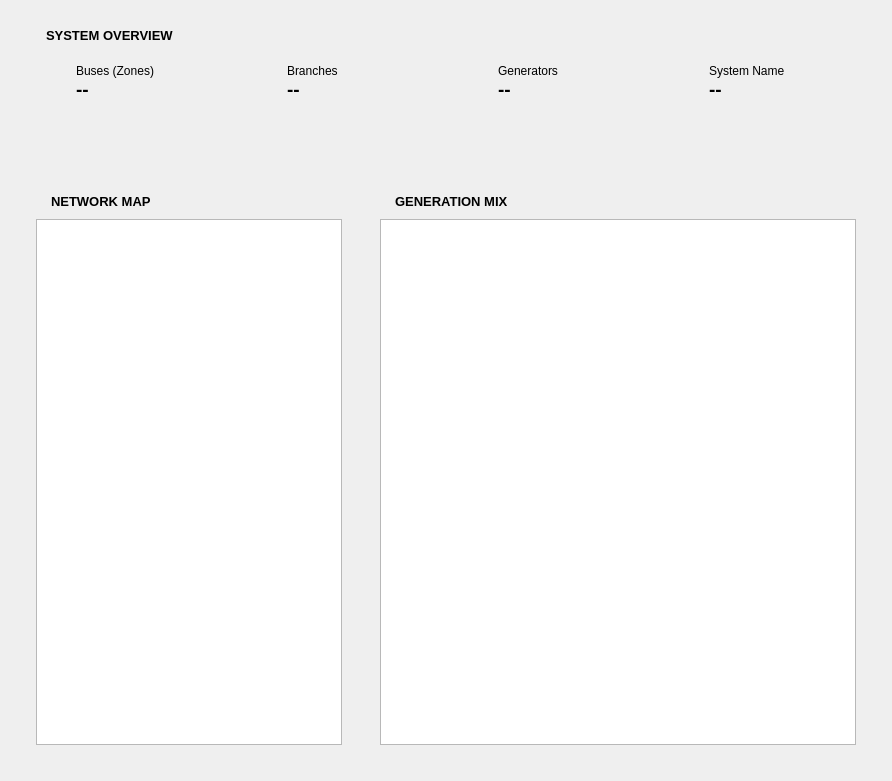
<?xml version="1.0" encoding="UTF-8"?>
<ui version="4.0">
 <class>PowerSystemDataVisualizationPage</class>
 <widget class="QWidget" name="PowerSystemDataVisualizationPage">
  <property name="geometry">
   <rect>
    <x>0</x>
    <y>0</y>
    <width>892</width>
    <height>781</height>
   </rect>
  </property>
  <property name="windowTitle">
   <string>Data Visualization</string>
  </property>
  <layout class="QVBoxLayout" name="verticalLayout">
   <item>
    <widget class="QFrame" name="frame_overview">
     <property name="sizePolicy">
      <sizepolicy hsizetype="Expanding" vsizetype="Maximum">
       <horstretch>0</horstretch>
       <verstretch>0</verstretch>
      </sizepolicy>
     </property>
     <property name="maximumSize">
      <size>
       <width>16777215</width>
       <height>180</height>
      </size>
     </property>
     <property name="frameShape">
      <enum>QFrame::NoFrame</enum>
     </property>
     <property name="frameShadow">
      <enum>QFrame::Raised</enum>
     </property>
     <property name="cardType" stdset="0">
      <string>tile</string>
     </property>
     <layout class="QVBoxLayout" name="verticalLayout_overview">
      <property name="spacing">
       <number>10</number>
      </property>
      <property name="leftMargin">
       <number>20</number>
      </property>
      <property name="topMargin">
       <number>14</number>
      </property>
      <property name="rightMargin">
       <number>20</number>
      </property>
      <property name="bottomMargin">
       <number>14</number>
      </property>
      <item>
       <layout class="QHBoxLayout" name="horizontalLayout_overview_title">
        <property name="spacing">
         <number>8</number>
        </property>
        <item>
         <widget class="QLabel" name="label_overview_icon">
          <property name="maximumSize">
           <size>
            <width>22</width>
            <height>22</height>
           </size>
          </property>
          <property name="text">
           <string/>
          </property>
          <property name="pixmap">
           <pixmap resource="../../../resources.qrc">:/icon/images/icons/cil-view-module.png</pixmap>
          </property>
          <property name="scaledContents">
           <bool>true</bool>
          </property>
         </widget>
        </item>
        <item>
         <widget class="QLabel" name="label_overview_title">
          <property name="font">
           <font>
            <family>Segoe UI</family>
            <pointsize>10</pointsize>
            <weight>75</weight>
            <bold>true</bold>
           </font>
          </property>
          <property name="text">
           <string>SYSTEM OVERVIEW</string>
          </property>
          <property name="textRole" stdset="0">
           <string>section</string>
          </property>
         </widget>
        </item>
        <item>
         <spacer name="horizontalSpacer_overview_title">
          <property name="orientation">
           <enum>Qt::Horizontal</enum>
          </property>
          <property name="sizeType">
           <enum>QSizePolicy::Expanding</enum>
          </property>
          <property name="sizeHint" stdset="0">
           <size>
            <width>40</width>
            <height>20</height>
           </size>
          </property>
         </spacer>
        </item>
       </layout>
      </item>
      <item>
       <layout class="QHBoxLayout" name="horizontalLayout_stats">
        <property name="spacing">
         <number>14</number>
        </property>
        <item>
         <widget class="QFrame" name="frame_tile_bus">
          <property name="frameShape">
           <enum>QFrame::NoFrame</enum>
          </property>
          <property name="frameShadow">
           <enum>QFrame::Raised</enum>
          </property>
          <property name="cardType" stdset="0">
           <string>tile</string>
          </property>
          <layout class="QHBoxLayout" name="horizontalLayout_tile_bus">
           <property name="spacing">
            <number>10</number>
           </property>
           <item>
            <widget class="QLabel" name="label_bus_icon">
             <property name="maximumSize">
              <size>
               <width>26</width>
               <height>26</height>
              </size>
             </property>
             <property name="text">
              <string/>
             </property>
             <property name="pixmap">
              <pixmap resource="../../../resources.qrc">:/icon/images/icons/cil-location-pin.png</pixmap>
             </property>
             <property name="scaledContents">
              <bool>true</bool>
             </property>
            </widget>
           </item>
           <item>
            <layout class="QVBoxLayout" name="verticalLayout_tile_bus">
             <property name="spacing">
              <number>0</number>
             </property>
             <item>
              <widget class="QLabel" name="label_bus_title">
               <property name="font">
                <font>
                 <family>Segoe UI</family>
                 <pointsize>9</pointsize>
                </font>
               </property>
               <property name="text">
                <string>Buses (Zones)</string>
               </property>
               <property name="textRole" stdset="0">
                <string>caption</string>
               </property>
              </widget>
             </item>
             <item>
              <widget class="QLabel" name="bus_label">
               <property name="font">
                <font>
                 <family>Segoe UI</family>
                 <pointsize>14</pointsize>
                 <weight>75</weight>
                 <bold>true</bold>
                </font>
               </property>
               <property name="text">
                <string>--</string>
               </property>
               <property name="textRole" stdset="0">
                <string>section</string>
               </property>
              </widget>
             </item>
            </layout>
           </item>
          </layout>
         </widget>
        </item>
        <item>
         <widget class="QFrame" name="frame_tile_line">
          <property name="frameShape">
           <enum>QFrame::NoFrame</enum>
          </property>
          <property name="frameShadow">
           <enum>QFrame::Raised</enum>
          </property>
          <property name="cardType" stdset="0">
           <string>tile</string>
          </property>
          <layout class="QHBoxLayout" name="horizontalLayout_tile_line">
           <property name="spacing">
            <number>10</number>
           </property>
           <item>
            <widget class="QLabel" name="label_line_icon">
             <property name="maximumSize">
              <size>
               <width>26</width>
               <height>26</height>
              </size>
             </property>
             <property name="text">
              <string/>
             </property>
             <property name="pixmap">
              <pixmap resource="../../../resources.qrc">:/icon/images/icons/cil-layers.png</pixmap>
             </property>
             <property name="scaledContents">
              <bool>true</bool>
             </property>
            </widget>
           </item>
           <item>
            <layout class="QVBoxLayout" name="verticalLayout_tile_line">
             <property name="spacing">
              <number>0</number>
             </property>
             <item>
              <widget class="QLabel" name="label_line_title">
               <property name="font">
                <font>
                 <family>Segoe UI</family>
                 <pointsize>9</pointsize>
                </font>
               </property>
               <property name="text">
                <string>Branches</string>
               </property>
               <property name="textRole" stdset="0">
                <string>caption</string>
               </property>
              </widget>
             </item>
             <item>
              <widget class="QLabel" name="line_label">
               <property name="font">
                <font>
                 <family>Segoe UI</family>
                 <pointsize>14</pointsize>
                 <weight>75</weight>
                 <bold>true</bold>
                </font>
               </property>
               <property name="text">
                <string>--</string>
               </property>
               <property name="textRole" stdset="0">
                <string>section</string>
               </property>
              </widget>
             </item>
            </layout>
           </item>
          </layout>
         </widget>
        </item>
        <item>
         <widget class="QFrame" name="frame_tile_gen">
          <property name="frameShape">
           <enum>QFrame::NoFrame</enum>
          </property>
          <property name="frameShadow">
           <enum>QFrame::Raised</enum>
          </property>
          <property name="cardType" stdset="0">
           <string>tile</string>
          </property>
          <layout class="QHBoxLayout" name="horizontalLayout_tile_gen">
           <property name="spacing">
            <number>10</number>
           </property>
           <item>
            <widget class="QLabel" name="label_gen_icon">
             <property name="maximumSize">
              <size>
               <width>26</width>
               <height>26</height>
              </size>
             </property>
             <property name="text">
              <string/>
             </property>
             <property name="pixmap">
              <pixmap resource="../../../resources.qrc">:/icon/images/icons/cil-lightbulb.png</pixmap>
             </property>
             <property name="scaledContents">
              <bool>true</bool>
             </property>
            </widget>
           </item>
           <item>
            <layout class="QVBoxLayout" name="verticalLayout_tile_gen">
             <property name="spacing">
              <number>0</number>
             </property>
             <item>
              <widget class="QLabel" name="label_gen_title">
               <property name="font">
                <font>
                 <family>Segoe UI</family>
                 <pointsize>9</pointsize>
                </font>
               </property>
               <property name="text">
                <string>Generators</string>
               </property>
               <property name="textRole" stdset="0">
                <string>caption</string>
               </property>
              </widget>
             </item>
             <item>
              <widget class="QLabel" name="gen_label">
               <property name="font">
                <font>
                 <family>Segoe UI</family>
                 <pointsize>14</pointsize>
                 <weight>75</weight>
                 <bold>true</bold>
                </font>
               </property>
               <property name="text">
                <string>--</string>
               </property>
               <property name="textRole" stdset="0">
                <string>section</string>
               </property>
              </widget>
             </item>
            </layout>
           </item>
          </layout>
         </widget>
        </item>
        <item>
         <widget class="QFrame" name="frame_tile_sys">
          <property name="frameShape">
           <enum>QFrame::NoFrame</enum>
          </property>
          <property name="frameShadow">
           <enum>QFrame::Raised</enum>
          </property>
          <property name="cardType" stdset="0">
           <string>tile</string>
          </property>
          <layout class="QHBoxLayout" name="horizontalLayout_tile_sys">
           <property name="spacing">
            <number>10</number>
           </property>
           <item>
            <widget class="QLabel" name="label_sys_icon">
             <property name="maximumSize">
              <size>
               <width>26</width>
               <height>26</height>
              </size>
             </property>
             <property name="text">
              <string/>
             </property>
             <property name="pixmap">
              <pixmap resource="../../../resources.qrc">:/icon/images/icons/cil-house.png</pixmap>
             </property>
             <property name="scaledContents">
              <bool>true</bool>
             </property>
            </widget>
           </item>
           <item>
            <layout class="QVBoxLayout" name="verticalLayout_tile_sys">
             <property name="spacing">
              <number>0</number>
             </property>
             <item>
              <widget class="QLabel" name="label_sys_title">
               <property name="font">
                <font>
                 <family>Segoe UI</family>
                 <pointsize>9</pointsize>
                </font>
               </property>
               <property name="text">
                <string>System Name</string>
               </property>
               <property name="textRole" stdset="0">
                <string>caption</string>
               </property>
              </widget>
             </item>
             <item>
              <widget class="QLabel" name="sys_label">
               <property name="font">
                <font>
                 <family>Segoe UI</family>
                 <pointsize>14</pointsize>
                 <weight>75</weight>
                 <bold>true</bold>
                </font>
               </property>
               <property name="text">
                <string>--</string>
               </property>
               <property name="textRole" stdset="0">
                <string>section</string>
               </property>
              </widget>
             </item>
            </layout>
           </item>
          </layout>
         </widget>
        </item>
       </layout>
      </item>
      <item>
       <spacer name="verticalSpacer">
        <property name="orientation">
         <enum>Qt::Vertical</enum>
        </property>
        <property name="sizeHint" stdset="0">
         <size>
          <width>20</width>
          <height>40</height>
         </size>
        </property>
       </spacer>
      </item>
     </layout>
    </widget>
   </item>
   <item>
    <widget class="QFrame" name="frame">
     <property name="frameShape">
      <enum>QFrame::NoFrame</enum>
     </property>
     <property name="frameShadow">
      <enum>QFrame::Raised</enum>
     </property>
     <layout class="QHBoxLayout" name="horizontalLayout">
      <item>
       <widget class="QFrame" name="frame_map_card">
        <property name="sizePolicy">
         <sizepolicy hsizetype="Expanding" vsizetype="Expanding">
          <horstretch>2</horstretch>
          <verstretch>0</verstretch>
         </sizepolicy>
        </property>
        <property name="frameShape">
         <enum>QFrame::NoFrame</enum>
        </property>
        <property name="frameShadow">
         <enum>QFrame::Raised</enum>
        </property>
        <property name="cardType" stdset="0">
         <string>card</string>
        </property>
        <layout class="QVBoxLayout" name="verticalLayout_map_card">
         <property name="spacing">
          <number>8</number>
         </property>
         <property name="leftMargin">
          <number>16</number>
         </property>
         <property name="topMargin">
          <number>12</number>
         </property>
         <property name="rightMargin">
          <number>16</number>
         </property>
         <property name="bottomMargin">
          <number>16</number>
         </property>
         <item>
          <layout class="QHBoxLayout" name="horizontalLayout_map_title">
           <property name="spacing">
            <number>8</number>
           </property>
           <item>
            <widget class="QLabel" name="label_map_icon">
             <property name="maximumSize">
              <size>
               <width>20</width>
               <height>20</height>
              </size>
             </property>
             <property name="text">
              <string/>
             </property>
             <property name="pixmap">
              <pixmap resource="../../../resources.qrc">:/icon/images/icons/cil-map.png</pixmap>
             </property>
             <property name="scaledContents">
              <bool>true</bool>
             </property>
            </widget>
           </item>
           <item>
            <widget class="QLabel" name="label_map_title">
             <property name="font">
              <font>
               <family>Segoe UI</family>
               <pointsize>10</pointsize>
               <weight>75</weight>
               <bold>true</bold>
              </font>
             </property>
             <property name="text">
              <string>NETWORK MAP</string>
             </property>
             <property name="textRole" stdset="0">
              <string>section</string>
             </property>
            </widget>
           </item>
           <item>
            <spacer name="horizontalSpacer_map_title">
             <property name="orientation">
              <enum>Qt::Horizontal</enum>
             </property>
             <property name="sizeType">
              <enum>QSizePolicy::Expanding</enum>
             </property>
             <property name="sizeHint" stdset="0">
              <size>
               <width>40</width>
               <height>20</height>
              </size>
             </property>
            </spacer>
           </item>
          </layout>
         </item>
         <item>
          <widget class="MatplotlibWidget" name="network_map_widget">
           <property name="sizePolicy">
            <sizepolicy hsizetype="Expanding" vsizetype="Expanding">
             <horstretch>0</horstretch>
             <verstretch>0</verstretch>
            </sizepolicy>
           </property>
           <property name="minimumSize">
            <size>
             <width>0</width>
             <height>0</height>
            </size>
           </property>
          </widget>
         </item>
        </layout>
       </widget>
      </item>
      <item>
       <widget class="QFrame" name="frame_genmix_card">
        <property name="sizePolicy">
         <sizepolicy hsizetype="Expanding" vsizetype="Expanding">
          <horstretch>3</horstretch>
          <verstretch>0</verstretch>
         </sizepolicy>
        </property>
        <property name="frameShape">
         <enum>QFrame::NoFrame</enum>
        </property>
        <property name="frameShadow">
         <enum>QFrame::Raised</enum>
        </property>
        <property name="cardType" stdset="0">
         <string>card</string>
        </property>
        <layout class="QVBoxLayout" name="verticalLayout_genmix_card">
         <property name="spacing">
          <number>8</number>
         </property>
         <property name="leftMargin">
          <number>16</number>
         </property>
         <property name="topMargin">
          <number>12</number>
         </property>
         <property name="rightMargin">
          <number>16</number>
         </property>
         <property name="bottomMargin">
          <number>16</number>
         </property>
         <item>
          <layout class="QHBoxLayout" name="horizontalLayout_genmix_title">
           <property name="spacing">
            <number>8</number>
           </property>
           <item>
            <widget class="QLabel" name="label_genmix_icon">
             <property name="maximumSize">
              <size>
               <width>20</width>
               <height>20</height>
              </size>
             </property>
             <property name="text">
              <string/>
             </property>
             <property name="pixmap">
              <pixmap resource="../../../resources.qrc">:/icon/images/icons/cil-chart-pie.png</pixmap>
             </property>
             <property name="scaledContents">
              <bool>true</bool>
             </property>
            </widget>
           </item>
           <item>
            <widget class="QLabel" name="label_genmix_title">
             <property name="font">
              <font>
               <family>Segoe UI</family>
               <pointsize>10</pointsize>
               <weight>75</weight>
               <bold>true</bold>
              </font>
             </property>
             <property name="text">
              <string>GENERATION MIX</string>
             </property>
             <property name="textRole" stdset="0">
              <string>section</string>
             </property>
            </widget>
           </item>
           <item>
            <spacer name="horizontalSpacer_genmix_title">
             <property name="orientation">
              <enum>Qt::Horizontal</enum>
             </property>
             <property name="sizeType">
              <enum>QSizePolicy::Expanding</enum>
             </property>
             <property name="sizeHint" stdset="0">
              <size>
               <width>40</width>
               <height>20</height>
              </size>
             </property>
            </spacer>
           </item>
          </layout>
         </item>
         <item>
          <widget class="MatplotlibWidget" name="generation_mix">
           <property name="sizePolicy">
            <sizepolicy hsizetype="Expanding" vsizetype="Expanding">
             <horstretch>0</horstretch>
             <verstretch>0</verstretch>
            </sizepolicy>
           </property>
           <property name="minimumSize">
            <size>
             <width>0</width>
             <height>0</height>
            </size>
           </property>
          </widget>
         </item>
        </layout>
       </widget>
      </item>
     </layout>
    </widget>
   </item>
  </layout>
 </widget>
 <customwidgets>
  <customwidget>
   <class>MatplotlibWidget</class>
   <extends>QGraphicsView</extends>
   <header location="global">matplotlibwidget.h</header>
  </customwidget>
 </customwidgets>
 <resources>
  <include location="../../../resources.qrc"/>
 </resources>
 <connections/>
</ui>
